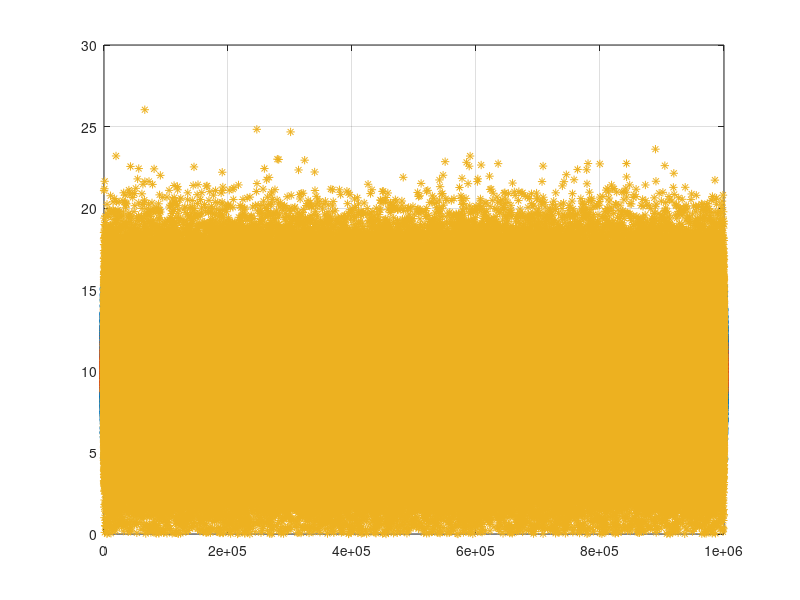

Reproduce this figure in MATLAB.
clear;clc;close all



k = 1e6;

xbar = 10;
Pxx = 2*1;
Pww = 7;

w = randn(1, k)*sqrt(Pww);

x = xbar + randn(1, k)*sqrt(Pxx);

z = w + x;
y = z.^2;

ybar = Pxx + Pww + xbar^2;
ybar_obs = mean(y);

Pxy = 3*xbar*Pxx + xbar^3 + xbar*Pww - xbar*ybar;
Pyy = 3*Pxx^2 + 6*xbar^2*Pxx + xbar^4 + 6*(Pxx + xbar^2)*Pww + 3*Pww^2 - ybar^2;
Pyy_obs = var(y);

xhat = xbar + Pxy*inv(Pyy)*(y - ybar);

figure
plot(x, 'o'); hold on; grid on
plot(xhat, 'x')
plot(sqrt(y), '*')

MSE = Pxx - Pxy*inv(Pyy)*Pxy
MSE_obs = mean((xhat - x).^2)
MSE_obs_t = mean((sqrt(y) - x).^2)
MSE_obs_t = mean((xbar - x).^2)


% mean(x.^3)
% 3*xbar*Pxx + xbar^3
% 
% mean(x.^4)
% 3*Pxx^2 + 6*xbar^2*Pxx + xbar^4
% 
% mean(x.*w.^2)
% xbar*Pww
% 
% mean(x.^2.*w.^2)
% (Pxx + xbar^2)*Pww
% 
% mean(w.^4)
% 3*Pww^2

% figure;histogram(x)
% figure;histogram(x.^3)











